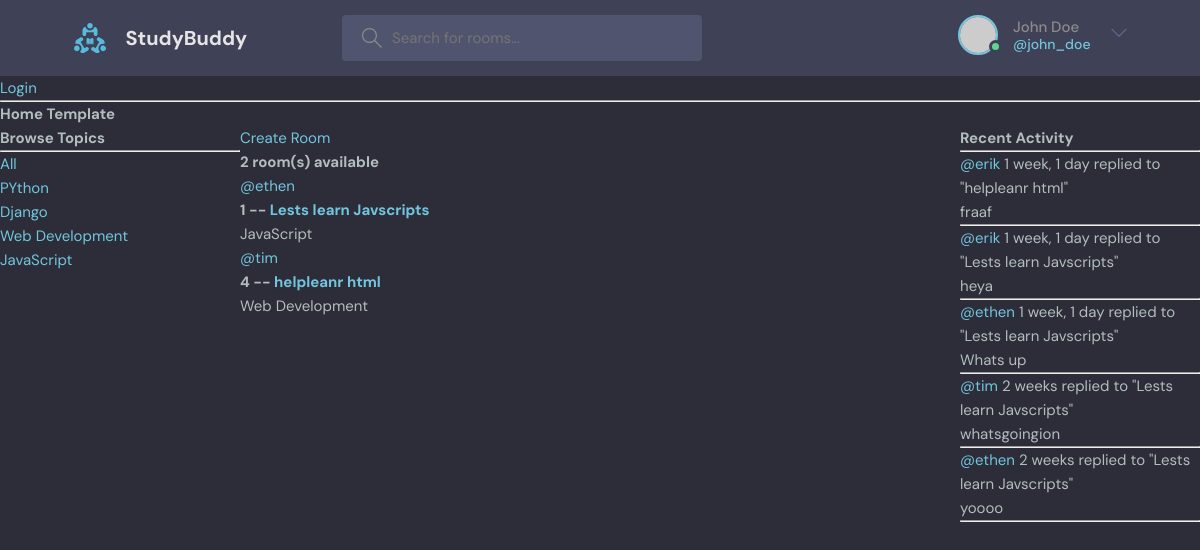
The app's page /, older data.
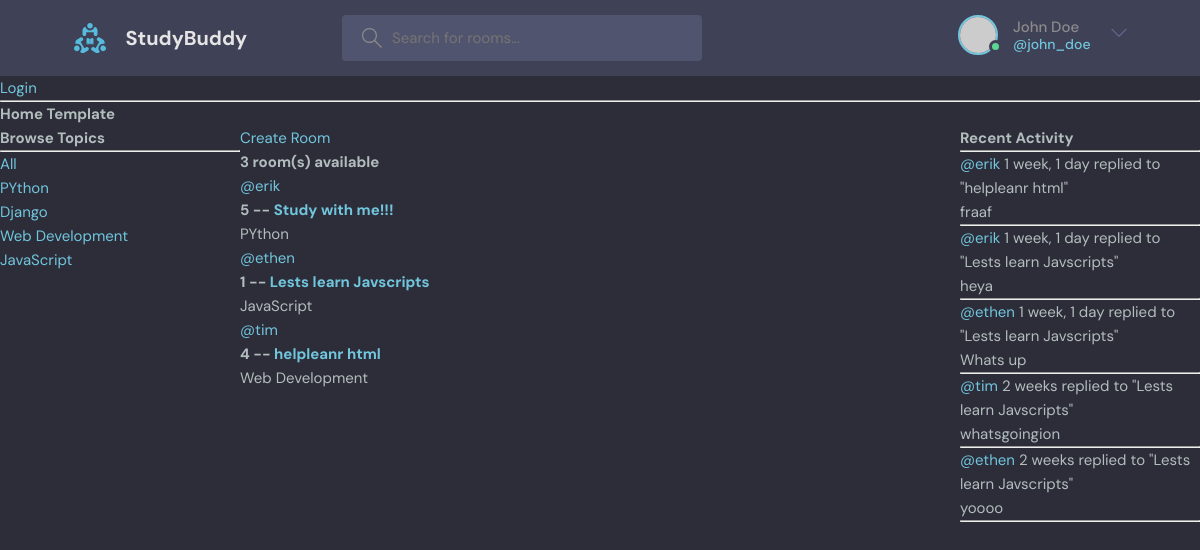
The same page, newer data.
### base/models.py (models this page shows, shortened)
class Topic(models.Model):
    name = models.CharField(max_length=200)

class Room(models.Model):
    host=  models.ForeignKey(User, on_delete= models.SET_NULL, null= True)
    topic = models.ForeignKey(Topic, on_delete= models.SET_NULL, null= True)
    name = models.CharField(max_length=200)
    description = models.TextField(null=True, blank=True)
    participants = models.ManyToManyField(User, related_name='participants', blank=True)
    updated = models.DateTimeField(auto_now= True)
    created = models.DateTimeField(auto_now_add= True)
    class Meta:
          ordering = ['-updated', '-created']
    def __str__(self):
            return self.name

class Message(models.Model):
        user = models.ForeignKey(User, on_delete=models.CASCADE)
        room = models.ForeignKey(Room, on_delete= models.CASCADE)
        body = models.TextField()
        updated = models.DateTimeField(auto_now= True)
        created = models.DateTimeField(auto_now_add= True)
        class Meta:
          ordering = ['-updated', '-created']
        def __str__(self):
                return self.body[0:50]

### base/views.py (the view)
# urls.py: path('',views.home, name="home"),
def home(request):
    q = request.GET.get('q') if request.GET.get('q') != None else ''
    rooms = Room.objects.filter(
        Q(topic__name__icontains=q) |
        Q(name__icontains=q) |
        Q(description__icontains=q)
        )
    topics = Topic.objects.all()
    room_count = rooms.count()
    room_messages = Message.objects.filter(Q(room__topic__name__icontains=q))
    context={'rooms': rooms, 'topics': topics,
        'room_count': room_count, 'room_messages' : room_messages}
    return render(request, 'base/home.html',context)

### base/templates/base/home.html (shortened to what this page needs)
{% extends 'main.html' %}
{% block content %}
<h1>Home Template</h1>
<div class="home-container">
  <div>
    {% include 'base/topic_component.html'%}
  </div>
  <div>
    <a href="{% url 'create-room'%}">Create Room</a>
    <h5>{{room_count}} room(s) available</h5>
 {% include 'base/feed_component.html'%}
  </div>
    <div>
        {% include 'base/activity_component.html'%}
    </div>
</div>
{% endblock content %}

### base/templates/base/topic_component.html
<h3>Browse Topics</h3>
    <hr>
    <div>
        <a href="{% url 'home' %} ">All</a>
    </div>
    {% for topic in topics %}
    <div>
        <a href="{% url 'home' %}?q={{topic.name}}">{{topic.name}}</a>
    </div>
    {% endfor  %}

### base/templates/base/feed_component.html (shortened to what this page needs)
<div>
    {% for room in rooms %}
    <div>
      <a href ="{% url 'user-profile' room.host.id %}">@{{room.host.username}}</a>
      <h5>{{room.id}} -- <a href="{% url 'room' room.id %}">{{room.name}}</a></h5>
      <small>{{room.topic.name}}</small>
    </div>
    {% endfor %}
  </div>

### base/templates/base/activity_component.html (shortened to what this page needs)
<h3>Recent Activity</h3>
<hr>
{% for message in room_messages %}
<div >
  <small><a href ="{% url 'user-profile' message.user.id}">@{{message.user}}</a> {{message.created|timesince}}</small>
  <small> replied to "{{message.room}}"</small>
  <p>{{message}}</p>
  <hr>
</div>
{% endfor %}

Row changes from the older to the newer data that the page shows:
added Room: host.username "erik", id "5", name "Study with me!!!", topic.name "PYthon"
Text that changed along with them:
{{ room_count }}: "2" → "3"
